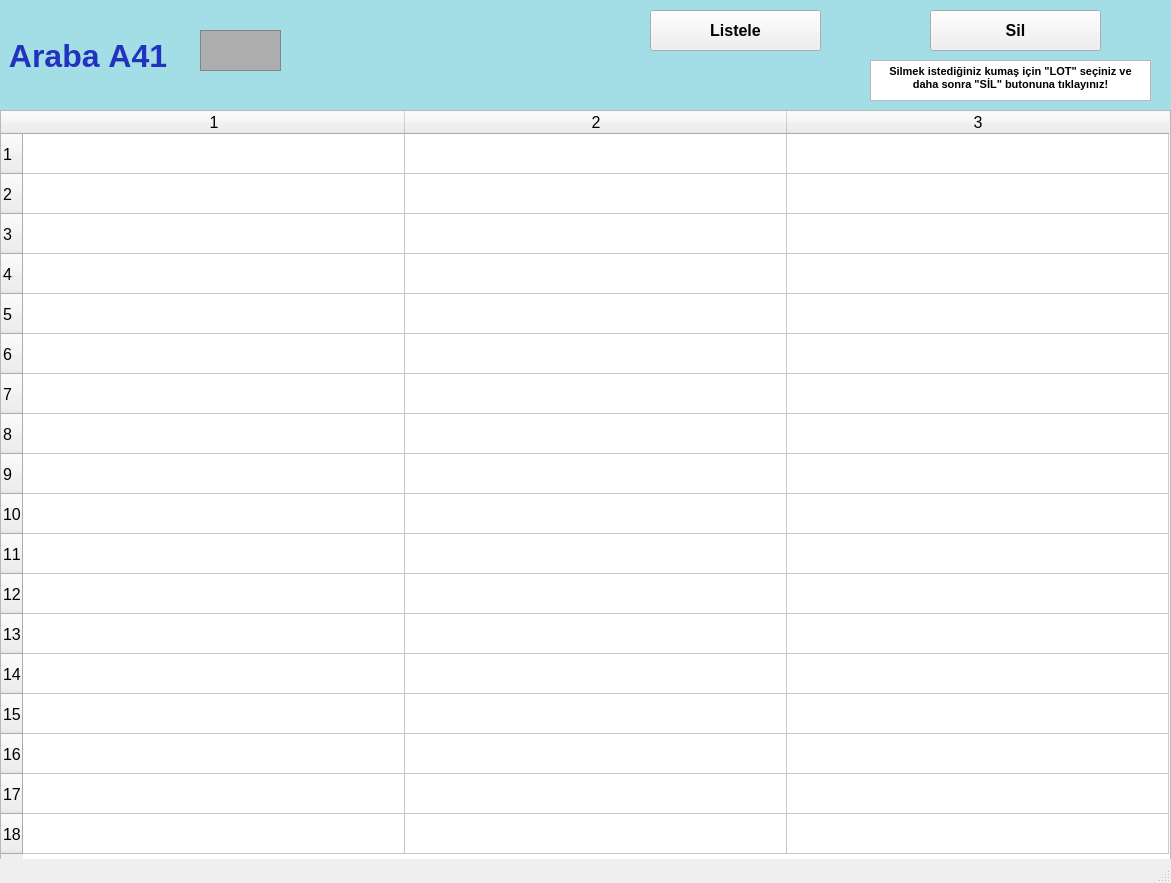
<?xml version="1.0" encoding="UTF-8"?>
<ui version="4.0">
 <class>arabalarA41_ekran</class>
 <widget class="QMainWindow" name="arabalarA41_ekran">
  <property name="geometry">
   <rect>
    <x>0</x>
    <y>0</y>
    <width>1171</width>
    <height>883</height>
   </rect>
  </property>
  <property name="font">
   <font>
    <pointsize>12</pointsize>
    <weight>50</weight>
    <bold>false</bold>
    <kerning>false</kerning>
   </font>
  </property>
  <property name="windowTitle">
   <string/>
  </property>
  <widget class="QWidget" name="centralwidget">
   <widget class="QLabel" name="arabaA1yazi_lbl">
    <property name="geometry">
     <rect>
      <x>0</x>
      <y>0</y>
      <width>1171</width>
      <height>111</height>
     </rect>
    </property>
    <property name="font">
     <font>
      <pointsize>24</pointsize>
      <weight>75</weight>
      <bold>true</bold>
     </font>
    </property>
    <property name="styleSheet">
     <string notr="true">background-color: rgb(163, 221, 229);
color: rgb(34, 50, 190);</string>
    </property>
    <property name="text">
     <string> Araba A41</string>
    </property>
   </widget>
   <widget class="QFrame" name="arabaA1_img">
    <property name="geometry">
     <rect>
      <x>200</x>
      <y>30</y>
      <width>81</width>
      <height>41</height>
     </rect>
    </property>
    <property name="styleSheet">
     <string notr="true">background-color: rgb(173, 173, 173);</string>
    </property>
    <property name="frameShape">
     <enum>QFrame::StyledPanel</enum>
    </property>
    <property name="frameShadow">
     <enum>QFrame::Raised</enum>
    </property>
   </widget>
   <widget class="QPushButton" name="listele41_btn">
    <property name="geometry">
     <rect>
      <x>650</x>
      <y>10</y>
      <width>171</width>
      <height>41</height>
     </rect>
    </property>
    <property name="font">
     <font>
      <pointsize>12</pointsize>
      <weight>75</weight>
      <bold>true</bold>
     </font>
    </property>
    <property name="text">
     <string>Listele</string>
    </property>
   </widget>
   <widget class="QTableWidget" name="A41_tw">
    <property name="geometry">
     <rect>
      <x>0</x>
      <y>110</y>
      <width>1171</width>
      <height>751</height>
     </rect>
    </property>
    <property name="baseSize">
     <size>
      <width>0</width>
      <height>0</height>
     </size>
    </property>
    <property name="rowCount">
     <number>18</number>
    </property>
    <property name="columnCount">
     <number>3</number>
    </property>
    <attribute name="horizontalHeaderVisible">
     <bool>true</bool>
    </attribute>
    <attribute name="horizontalHeaderCascadingSectionResizes">
     <bool>false</bool>
    </attribute>
    <attribute name="horizontalHeaderDefaultSectionSize">
     <number>382</number>
    </attribute>
    <attribute name="horizontalHeaderMinimumSectionSize">
     <number>38</number>
    </attribute>
    <attribute name="verticalHeaderDefaultSectionSize">
     <number>40</number>
    </attribute>
    <attribute name="verticalHeaderMinimumSectionSize">
     <number>23</number>
    </attribute>
    <row/>
    <row/>
    <row/>
    <row/>
    <row/>
    <row/>
    <row/>
    <row/>
    <row/>
    <row/>
    <row/>
    <row/>
    <row/>
    <row/>
    <row/>
    <row/>
    <row/>
    <row/>
    <column/>
    <column/>
    <column/>
   </widget>
   <widget class="QPushButton" name="sil41_btn">
    <property name="geometry">
     <rect>
      <x>930</x>
      <y>10</y>
      <width>171</width>
      <height>41</height>
     </rect>
    </property>
    <property name="font">
     <font>
      <pointsize>12</pointsize>
      <weight>75</weight>
      <bold>true</bold>
     </font>
    </property>
    <property name="text">
     <string>Sil</string>
    </property>
   </widget>
   <widget class="QTextBrowser" name="textBrowser">
    <property name="geometry">
     <rect>
      <x>870</x>
      <y>60</y>
      <width>281</width>
      <height>41</height>
     </rect>
    </property>
    <property name="html">
     <string>&lt;!DOCTYPE HTML PUBLIC &quot;-//W3C//DTD HTML 4.0//EN&quot; &quot;http://www.w3.org/TR/REC-html40/strict.dtd&quot;&gt;
&lt;html&gt;&lt;head&gt;&lt;meta name=&quot;qrichtext&quot; content=&quot;1&quot; /&gt;&lt;style type=&quot;text/css&quot;&gt;
p, li { white-space: pre-wrap; }
&lt;/style&gt;&lt;/head&gt;&lt;body style=&quot; font-family:'MS Shell Dlg 2'; font-size:12pt; font-weight:400; font-style:normal;&quot;&gt;
&lt;p align=&quot;center&quot; style=&quot; margin-top:0px; margin-bottom:0px; margin-left:0px; margin-right:0px; -qt-block-indent:0; text-indent:0px;&quot;&gt;&lt;span style=&quot; font-size:8pt; font-weight:600;&quot;&gt;Silmek istediğiniz kumaş için &amp;quot;LOT&amp;quot; seçiniz ve daha sonra &amp;quot;SİL&amp;quot; butonuna tıklayınız!&lt;/span&gt;&lt;/p&gt;&lt;/body&gt;&lt;/html&gt;</string>
    </property>
   </widget>
  </widget>
  <widget class="QStatusBar" name="statusbar"/>
 </widget>
 <resources/>
 <connections/>
</ui>
